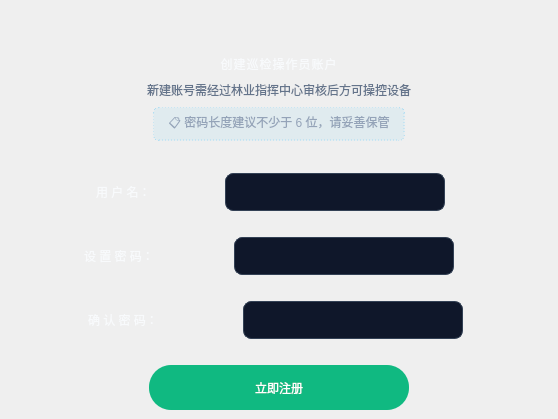
                   <widget class="QWidget" name="signup_page">
                    <layout class="QVBoxLayout" name="verticalLayout_7">
                     <property name="spacing">
                      <number>8</number>
                     </property>
                     <property name="leftMargin">
                      <number>0</number>
                     </property>
                     <property name="topMargin">
                      <number>0</number>
                     </property>
                     <property name="rightMargin">
                      <number>0</number>
                     </property>
                     <property name="bottomMargin">
                      <number>0</number>
                     </property>
                     <item>
                      <widget class="QFrame" name="frame_11">
                       <property name="sizePolicy">
                        <sizepolicy hsizetype="Expanding" vsizetype="Preferred">
                         <horstretch>0</horstretch>
                         <verstretch>0</verstretch>
                        </sizepolicy>
                       </property>
                       <property name="frameShape">
                        <enum>QFrame::Shape::NoFrame</enum>
                       </property>
                       <layout class="QVBoxLayout" name="verticalLayout_23">
                        <property name="spacing">
                         <number>8</number>
                        </property>
                        <property name="leftMargin">
                         <number>20</number>
                        </property>
                        <property name="topMargin">
                         <number>15</number>
                        </property>
                        <property name="rightMargin">
                         <number>20</number>
                        </property>
                        <property name="bottomMargin">
                         <number>15</number>
                        </property>
                        <item>
                         <spacer name="verticalSpacer_3">
                          <property name="orientation">
                           <enum>Qt::Orientation::Vertical</enum>
                          </property>
                          <property name="sizeHint" stdset="0">
                           <size>
                            <width>20</width>
                            <height>40</height>
                           </size>
                          </property>
                         </spacer>
                        </item>
                        <item>
                         <widget class="QLabel" name="label_14">
                          <property name="styleSheet">
                           <string notr="true">font: 700 16pt &quot;Microsoft YaHei UI&quot;;
color: #f8fafc;
letter-spacing: 1px;</string>
                          </property>
                          <property name="text">
                           <string>创建巡检操作员账户</string>
                          </property>
                          <property name="alignment">
                           <set>Qt::AlignmentFlag::AlignCenter</set>
                          </property>
                         </widget>
                        </item>
                        <item>
                         <widget class="QLabel" name="label_sub_info2">
                          <property name="styleSheet">
                           <string notr="true">font: 9pt &quot;Microsoft YaHei UI&quot;;
color: #64748b;</string>
                          </property>
                          <property name="text">
                           <string>新建账号需经过林业指挥中心审核后方可操控设备</string>
                          </property>
                          <property name="alignment">
                           <set>Qt::AlignmentFlag::AlignCenter</set>
                          </property>
                         </widget>
                        </item>
                        <item alignment="Qt::AlignmentFlag::AlignHCenter">
                         <widget class="QLabel" name="label_auth_tip2">
                          <property name="styleSheet">
                           <string notr="true">font: 9pt &quot;Microsoft YaHei UI&quot;;
color: #94a3b8;
background-color: rgba(56, 189, 248, 0.08);
border: 1px dashed rgba(56, 189, 248, 0.35);
border-radius: 6px;
padding: 5px 14px;</string>
                          </property>
                          <property name="text">
                           <string>📋 密码长度建议不少于 6 位，请妥善保管</string>
                          </property>
                          <property name="alignment">
                           <set>Qt::AlignmentFlag::AlignCenter</set>
                          </property>
                         </widget>
                        </item>
                       </layout>
                      </widget>
                     </item>
                     <item>
                      <widget class="QFrame" name="frame_12">
                       <property name="sizePolicy">
                        <sizepolicy hsizetype="Expanding" vsizetype="Expanding">
                         <horstretch>0</horstretch>
                         <verstretch>2</verstretch>
                        </sizepolicy>
                       </property>
                       <property name="frameShape">
                        <enum>QFrame::Shape::NoFrame</enum>
                       </property>
                       <layout class="QHBoxLayout" name="horizontalLayout_7">
                        <item>
                         <spacer name="horizontalSpacer_14">
                          <property name="orientation">
                           <enum>Qt::Orientation::Horizontal</enum>
                          </property>
                          <property name="sizeHint" stdset="0">
                           <size>
                            <width>87</width>
                            <height>20</height>
                           </size>
                          </property>
                         </spacer>
                        </item>
                        <item>
                         <widget class="QLabel" name="label_5">
                          <property name="styleSheet">
                           <string notr="true">font: 700 13pt &quot;Microsoft YaHei UI&quot;;
color: #f8fafc;</string>
                          </property>
                          <property name="text">
                           <string>用 户 名：</string>
                          </property>
                         </widget>
                        </item>
                        <item>
                         <spacer name="horizontalSpacer_13">
                          <property name="orientation">
                           <enum>Qt::Orientation::Horizontal</enum>
                          </property>
                          <property name="sizeHint" stdset="0">
                           <size>
                            <width>68</width>
                            <height>20</height>
                           </size>
                          </property>
                         </spacer>
                        </item>
                        <item>
                         <widget class="QLineEdit" name="account_edit_2">
                          <property name="minimumSize">
                           <size>
                            <width>220</width>
                            <height>38</height>
                           </size>
                          </property>
                          <property name="styleSheet">
                           <string notr="true">#account_edit_2 {
	font: 11pt &quot;Microsoft YaHei UI&quot;;
	color: #f8fafc;
	background-color: #0f172a;
	border: 1px solid #334155;
	border-radius: 8px;
	padding-left: 10px;
}
#account_edit_2:focus {
	border: 2px solid #10b981;
}</string>
                          </property>
                         </widget>
                        </item>
                        <item>
                         <spacer name="horizontalSpacer_15">
                          <property name="orientation">
                           <enum>Qt::Orientation::Horizontal</enum>
                          </property>
                          <property name="sizeHint" stdset="0">
                           <size>
                            <width>104</width>
                            <height>20</height>
                           </size>
                          </property>
                         </spacer>
                        </item>
                       </layout>
                      </widget>
                     </item>
                     <item>
                      <widget class="QFrame" name="frame_13">
                       <property name="sizePolicy">
                        <sizepolicy hsizetype="Expanding" vsizetype="Expanding">
                         <horstretch>0</horstretch>
                         <verstretch>2</verstretch>
                        </sizepolicy>
                       </property>
                       <property name="frameShape">
                        <enum>QFrame::Shape::NoFrame</enum>
                       </property>
                       <layout class="QHBoxLayout" name="horizontalLayout_8">
                        <item>
                         <spacer name="horizontalSpacer_16">
                          <property name="orientation">
                           <enum>Qt::Orientation::Horizontal</enum>
                          </property>
                          <property name="sizeHint" stdset="0">
                           <size>
                            <width>62</width>
                            <height>20</height>
                           </size>
                          </property>
                         </spacer>
                        </item>
                        <item>
                         <widget class="QLabel" name="label_6">
                          <property name="styleSheet">
                           <string notr="true">font: 700 13pt &quot;Microsoft YaHei UI&quot;;
color: #f8fafc;</string>
                          </property>
                          <property name="text">
                           <string>设 置 密 码：</string>
                          </property>
                         </widget>
                        </item>
                        <item>
                         <spacer name="horizontalSpacer_17">
                          <property name="orientation">
                           <enum>Qt::Orientation::Horizontal</enum>
                          </property>
                          <property name="sizeHint" stdset="0">
                           <size>
                            <width>52</width>
                            <height>27</height>
                           </size>
                          </property>
                         </spacer>
                        </item>
                        <item>
                         <widget class="QLineEdit" name="password_edit_2">
                          <property name="minimumSize">
                           <size>
                            <width>220</width>
                            <height>38</height>
                           </size>
                          </property>
                          <property name="styleSheet">
                           <string notr="true">#password_edit_2 {
	font: 11pt &quot;Microsoft YaHei UI&quot;;
	color: #f8fafc;
	background-color: #0f172a;
	border: 1px solid #334155;
	border-radius: 8px;
	padding-left: 10px;
}
#password_edit_2:focus {
	border: 2px solid #10b981;
}</string>
                          </property>
                         </widget>
                        </item>
                        <item>
                         <spacer name="horizontalSpacer_18">
                          <property name="orientation">
                           <enum>Qt::Orientation::Horizontal</enum>
                          </property>
                          <property name="sizeHint" stdset="0">
                           <size>
                            <width>95</width>
                            <height>20</height>
                           </size>
                          </property>
                         </spacer>
                        </item>
                       </layout>
                      </widget>
                     </item>
                     <item>
                      <widget class="QFrame" name="frame_15">
                       <property name="sizePolicy">
                        <sizepolicy hsizetype="Expanding" vsizetype="Expanding">
                         <horstretch>0</horstretch>
                         <verstretch>2</verstretch>
                        </sizepolicy>
                       </property>
                       <property name="frameShape">
                        <enum>QFrame::Shape::NoFrame</enum>
                       </property>
                       <layout class="QHBoxLayout" name="horizontalLayout_9">
                        <item>
                         <spacer name="horizontalSpacer_19">
                          <property name="orientation">
                           <enum>Qt::Orientation::Horizontal</enum>
                          </property>
                          <property name="sizeHint" stdset="0">
                           <size>
                            <width>41</width>
                            <height>20</height>
                           </size>
                          </property>
                         </spacer>
                        </item>
                        <item>
                         <widget class="QLabel" name="label_7">
                          <property name="styleSheet">
                           <string notr="true">font: 700 13pt &quot;Microsoft YaHei UI&quot;;
color: #f8fafc;</string>
                          </property>
                          <property name="text">
                           <string>确 认 密 码：</string>
                          </property>
                         </widget>
                        </item>
                        <item>
                         <spacer name="horizontalSpacer_20">
                          <property name="orientation">
                           <enum>Qt::Orientation::Horizontal</enum>
                          </property>
                          <property name="sizeHint" stdset="0">
                           <size>
                            <width>40</width>
                            <height>20</height>
                           </size>
                          </property>
                         </spacer>
                        </item>
                        <item>
                         <widget class="QLineEdit" name="truepassword_edit">
                          <property name="minimumSize">
                           <size>
                            <width>220</width>
                            <height>38</height>
                           </size>
                          </property>
                          <property name="styleSheet">
                           <string notr="true">#truepassword_edit {
	font: 11pt &quot;Microsoft YaHei UI&quot;;
	color: #f8fafc;
	background-color: #0f172a;
	border: 1px solid #334155;
	border-radius: 8px;
	padding-left: 10px;
}
#truepassword_edit:focus {
	border: 2px solid #10b981;
}</string>
                          </property>
                         </widget>
                        </item>
                        <item>
                         <spacer name="horizontalSpacer_21">
                          <property name="orientation">
                           <enum>Qt::Orientation::Horizontal</enum>
                          </property>
                          <property name="sizeHint" stdset="0">
                           <size>
                            <width>86</width>
                            <height>18</height>
                           </size>
                          </property>
                         </spacer>
                        </item>
                       </layout>
                      </widget>
                     </item>
                     <item>
                      <widget class="QFrame" name="frame_14">
                       <property name="sizePolicy">
                        <sizepolicy hsizetype="Expanding" vsizetype="Expanding">
                         <horstretch>0</horstretch>
                         <verstretch>3</verstretch>
                        </sizepolicy>
                       </property>
                       <property name="frameShape">
                        <enum>QFrame::Shape::NoFrame</enum>
                       </property>
                       <layout class="QHBoxLayout" name="horizontalLayout_10">
                        <item>
                         <spacer name="horizontalSpacer_22">
                          <property name="orientation">
                           <enum>Qt::Orientation::Horizontal</enum>
                          </property>
                          <property name="sizeHint" stdset="0">
                           <size>
                            <width>99</width>
                            <height>20</height>
                           </size>
                          </property>
                         </spacer>
                        </item>
                        <item>
                         <widget class="QPushButton" name="signup">
                          <property name="minimumSize">
                           <size>
                            <width>260</width>
                            <height>45</height>
                           </size>
                          </property>
                          <property name="styleSheet">
                           <string notr="true">#signup {
	border-radius: 22px;
	background-color: #10b981;
	color: #ffffff;
	font: 700 13pt &quot;Microsoft YaHei UI&quot;;
	border: none;
}
#signup:hover {
	background-color: #059669;
}
#signup:pressed {
	background-color: #047857;
}</string>
                          </property>
                          <property name="text">
                           <string>立即注册</string>
                          </property>
                         </widget>
                        </item>
                        <item>
                         <spacer name="horizontalSpacer_23">
                          <property name="orientation">
                           <enum>Qt::Orientation::Horizontal</enum>
                          </property>
                          <property name="sizeHint" stdset="0">
                           <size>
                            <width>98</width>
                            <height>20</height>
                           </size>
                          </property>
                         </spacer>
                        </item>
                       </layout>
                      </widget>
                     </item>
                    </layout>
                   </widget>
